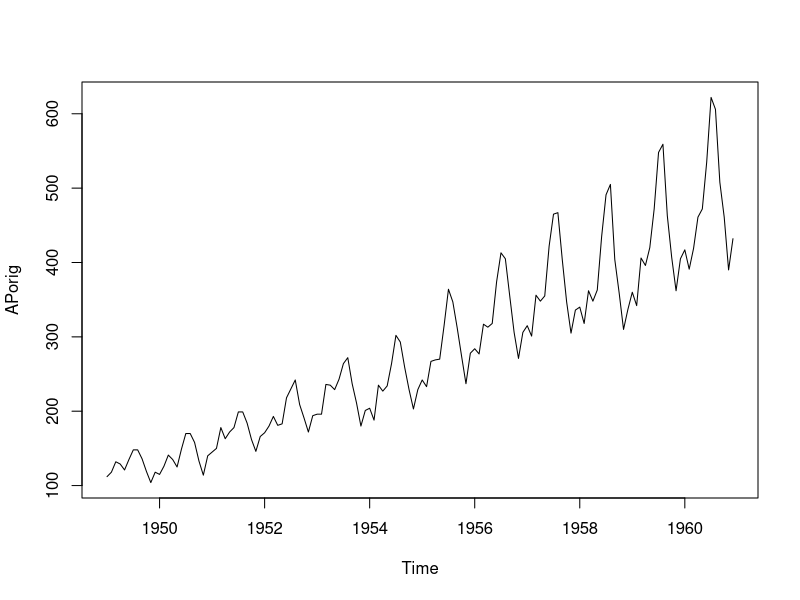
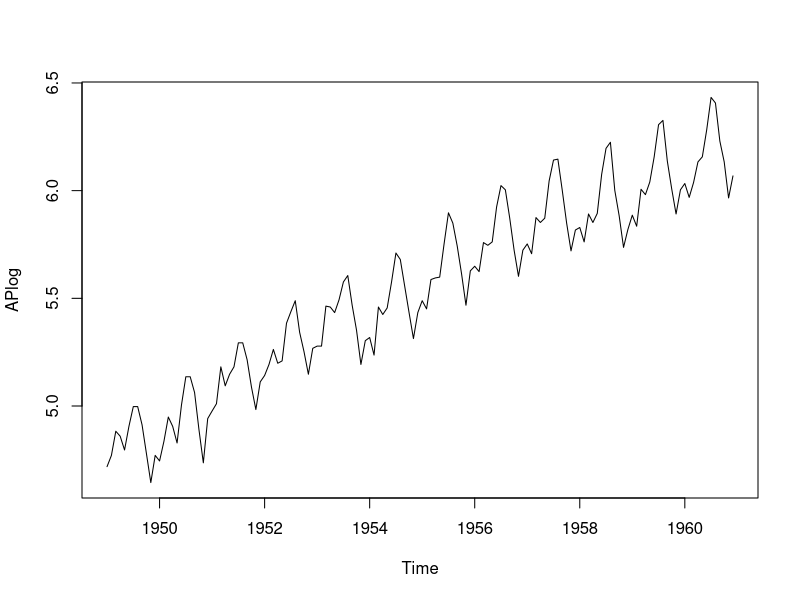
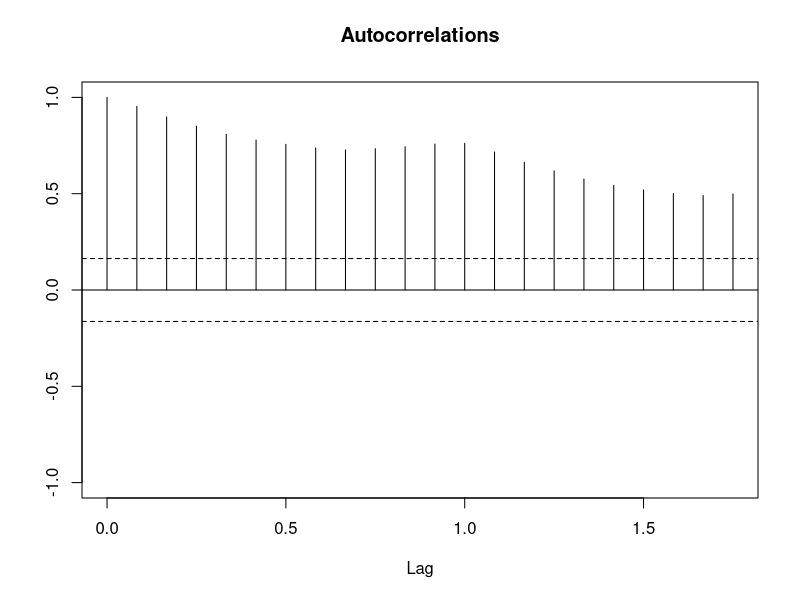
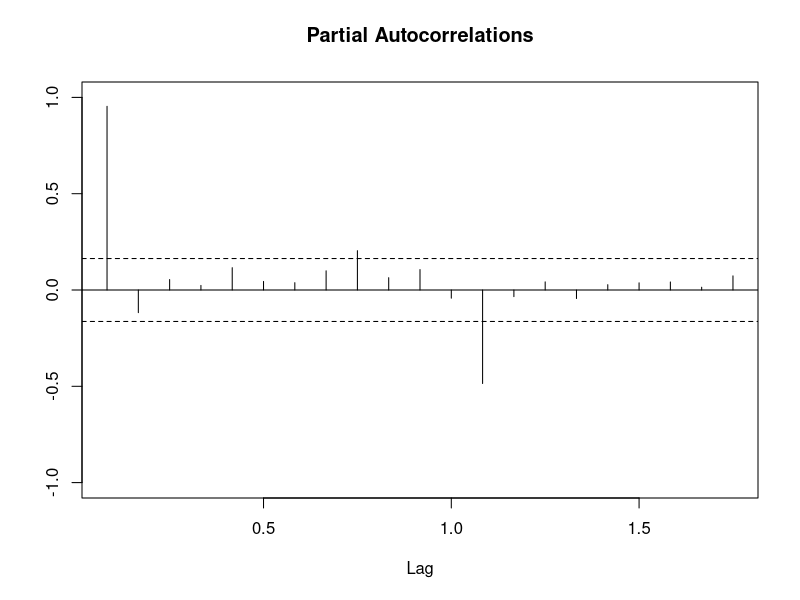
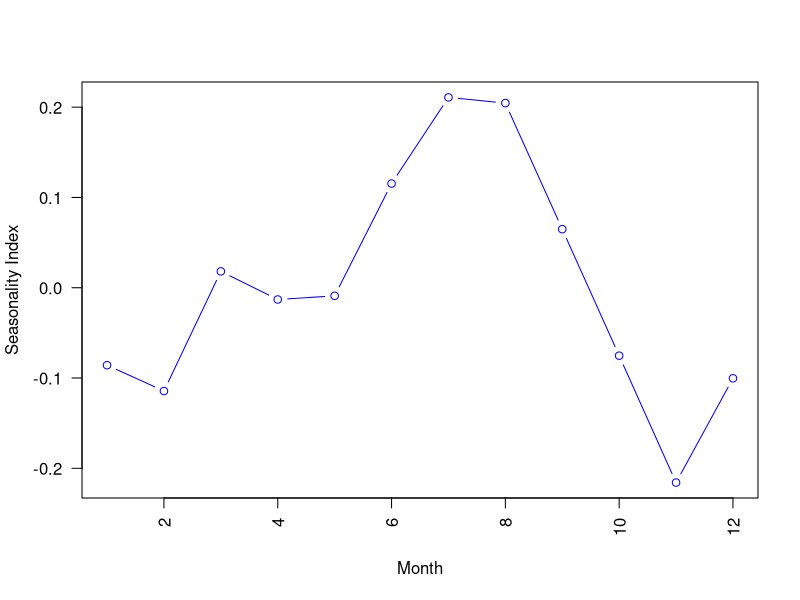
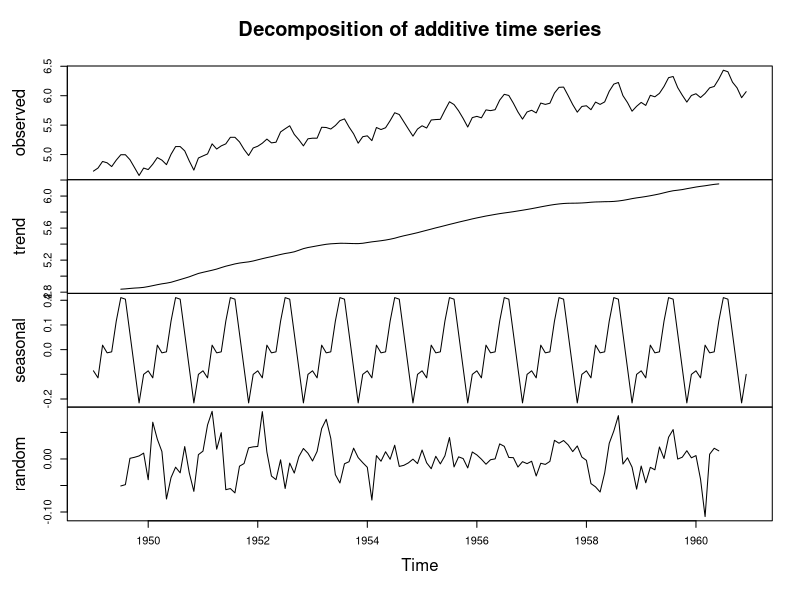
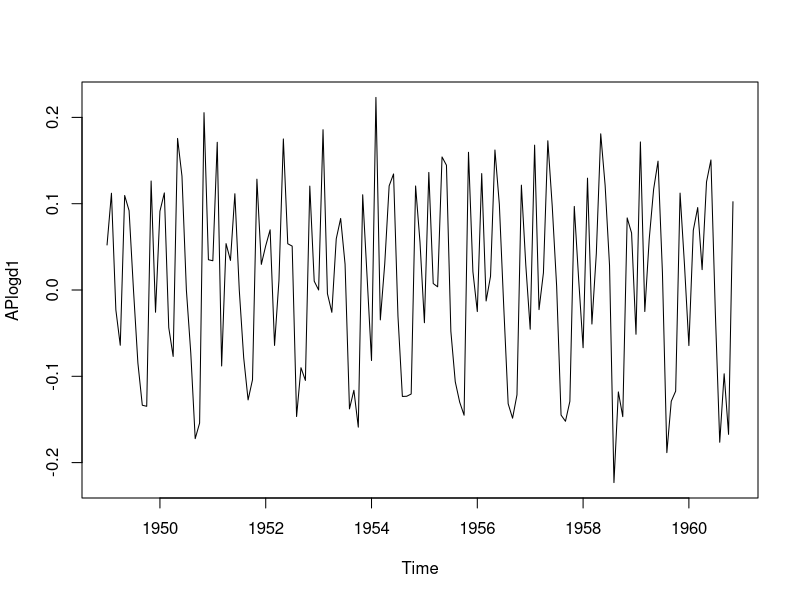
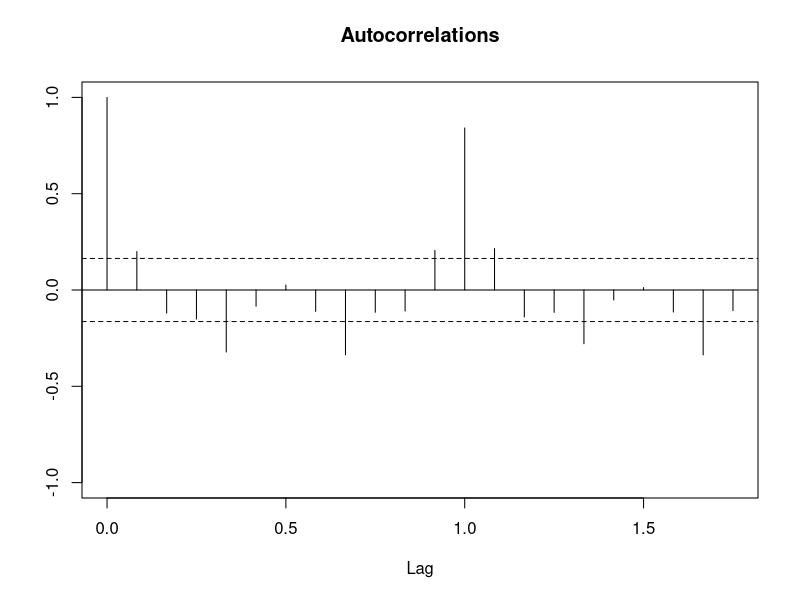

Reproduce these figures in R, in order. (Note: this script raises an error after producing the figures.)
# install.packages("forecast")
library(forecast)

# Time series data of Airline Passengers--Many TS textbooks have illustrated this data
data("AirPassengers")
APorig <- AirPassengers
APorig
# View(AP) # Data has 144 entries
str(APorig) # Data from 1949 to 1961, a total of 144 monthly observations
head(APorig)
ts(APorig, frequency = 12, start=c(1949,1))

plot(APorig) # Note that the TS is not stationary in Mean and also in variance

# Log transform
APlog <- log(APorig)
plot(APlog) # Notice the seasonality and non-stationarity in mean

# ACF and PACF plots
acf(APlog, main='Autocorrelations', ylab='',
    ylim=c(-1, 1), ci.col = "black") # Note the non-stationality--also evident from plot of TS above
pacf(APlog, main='Partial Autocorrelations', ylab='',
     ylim=c(-1, 1), ci.col = "black")

# Decomposition of additive time series
decomp <- decompose(APlog)
decomp$figure # This gives monthly decomposition of percentage higher or lower compared to average
# The plot below shows the seasonal variation more clearly-- November has the least airline passengers
plot(decomp$figure,
     type = 'b',
     xlab = 'Month',
     ylab = 'Seasonality Index',
     col = 'blue',
     las = 2)

plot(decomp) 
#This gives the additive decomposition of the log transformed TS--trend, seasonal and random components

# Differencing to achieve stationarity
APlogd1 <- lag(APlog, 1) - APlog
plot(APlogd1)
acf(APlogd1, main='Autocorrelations', ylab='', ylim=c(-1, 1), ci.col = "black") # stationary?

acf(APlogd1, main='Autocorrelations', ylab='', lag.max=36,
    ylim=c(-1, 1), ci.col = "black") # non-stationary in seasonality is evident

pacf(APlogd1, main='Partial Autocorrelations', ylab='', lag.max=36, ylim=c(-1, 1), ci.col = "black")


# Once-difference data
APL11 <- diff(APlog, differences = 1) # Another way to do differencing
plot(APL11) 

# Seasonal difference the differenced Airline data
APd1D12 <- diff(APlogd1, lag = 12)
acf(APd1D12, main='Autocorrelations', ylab='',lag.max=36,
    ylim=c(-1, 1), ci.col = "black") # Note the seasonal non-stationality has been eliminated

pacf(APd1D12, main='Partial Autocorrelations', ylab='', lag.max=36,
     ylim=c(-1, 1), ci.col = "black")

#Identify a few potential Time series models based on ACF and PACF of APd1D12 data  
# Model1 could be ARIMA(0,1,1)X(0,1,1)12
# Model2 could be ARIMA(1,1,1)X(0,1,1)12
# Model3 could be ARIMA(2,1,1)X(0,1,1)12
# Model4 could be ARIMA(0,1,1)X(1,1,1)12
#Model5 could be ARIMA(2,1,1)(0,1,0)[12] 

# AUTO FITTING ARIMA - Autoregressive Integrated Moving Average Model
# It is also based on ACF and PACF plots
model5 <- auto.arima(APlog)
model5 # This is same as Model1 abvove

model6 <- auto.arima(APorig) # What if we autofit without doing the homework about stationarity?
model6 # This model violates the stationarity assumption.

# How to get online help with the ARIMA function
?Arima()

# Fit Model1 could be ARIMA(0,1,1)X(0,1,1)12 to first few years of AirPassengers data
Model1 <- Arima(window(APorig,end=1956+11/12),order=c(0,1,1),
                seasonal=list(order=c(0,1,1),period=12),lambda=0)
# Lambda is Box-Cox transformation parameter. If lambda="auto", then a transformation is automatically selected using BoxCox.lambda. The transformation is ignored if NULL. Otherwise, data transformed before model is estimated.
# Note that Lambda=0 means log transformation under Box-Cox transformations.
Model1
plot(forecast(Model1,h=48))
lines(AP)

# Illustration: How to apply fitted model to later data
# You can use below to create Training and Testing Data
Model1Fitted <- Arima(window(AirPassengers,start=1958),model=Model1)
Model1Fitted

attributes(Model1Fitted)
Model1Fitted$fitted
length(Model1Fitted$x)


Model1Fitted$fitted
Model1Fitted$x
length(Model1Fitted$x)
APorig

RMSE_calculated <- ((sum((Model1Fitted$fitted - Model1Fitted$x)^2))/length(Model1Fitted$x))^0.5
MAE_calculated <- (sum(abs(Model1Fitted$fitted - Model1Fitted$x)))/length(Model1Fitted$x)

# in-sample one-step forecasts.
accuracy(Model1)
accuracy(Model1Fitted)
# Forecast accuracy measures on the log scale.
#accuracy(forecast(Model1,h=48,lambda=NULL), log(window(APorig,start=1957))) # call this eq (1)

# Arima Model output Details
summary(Model1) # Note the training set error measure
Model1$coef[1] # Gives the first fitted coefficient

#Residual Analysis
acf(fit$resid)
# ACF and PACF plots
acf(Model1$residuals, main = 'Correlogram')
pacf(Model1$residuals, main = 'Partial Correlogram' )

# Ljung-Box test 
# The Ljung-Box test is a type of statistical test of whether any of a group of autocorrelations of a time series are different from zero.
Box.test(Model1$residuals, lag=12, type = 'Ljung-Box')

# Residual plot
hist(Model1$residuals,
     col = 'red',
     xlab = 'Error',
     main = 'Histogram of Residuals',
     freq = FALSE)
lines(density(Model1$residuals))

# In case you want to learn more about the hist command
?hist()

plot(Model1$residuals) # We will use this to look for volatility in future

# Forecast
f <- forecast(Model1, 48)
library(ggplot2)
autoplot(f)
accuracy(f) # Should be same as what we saw above in eq (1)

